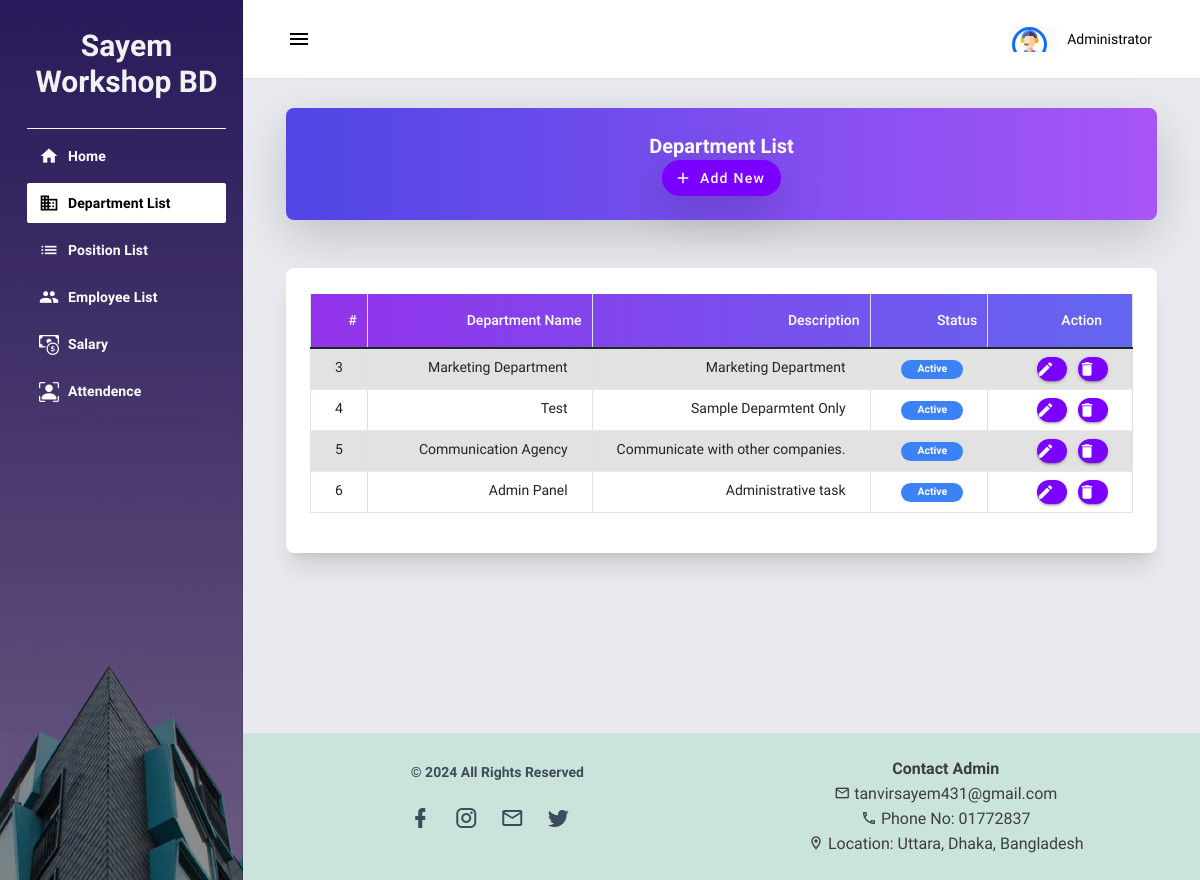
Screenshot of /departments (signed in) with the database file from the repository.
### employee_information/models.py (models this page shows, shortened)
class Department(models.Model):
    name = models.TextField()
    description = models.TextField()
    status = models.IntegerField()
    date_added = models.DateTimeField(default=timezone.now)
    date_updated = models.DateTimeField(auto_now=True)

### employee_information/views.py (the view)
# urls.py: path('departments', views.departments, name="department-page"),
@login_required
def departments(request):
    department_list = Department.objects.all()
    context = {
        'page_title':'Departments',
        'departments':department_list,
    }
    return render(request, 'employee_information/departments.html',context)

### employee_information/templates/employee_information/departments.html (shortened to what this page needs)
{% extends "employee_information/base.html" %}
{% block pageContent %}
<div class="mdc-layout-grid__cell stretch-card mdc-layout-grid__cell--span-12 mb-4">
    <div class="mdc-card py-4 px-4 bg-gradient-to-r from-indigo-600 to-purple-500 text-white shadow-lg rounded-lg flex justify-between items-center">
        <h4 class="text-xl font-semibold">Department List</h4>
        <button class="mdc-button mdc-button--raised btn-sm text-white bg-green-500 hover:bg-green-600 rounded-full shadow-lg" id="create_new">
            <i class="material-icons mdc-button__icon">add</i><span>Add New</span>
        </button>
    </div>
</div>
<div class="mdc-layout-grid__cell stretch-card mdc-layout-grid__cell--span-12">
    <div class="mdc-card p-4 rounded-lg shadow-xl bg-white">
        <div class="table-responsive">
            <table class="table table-hover table-striped table-bordered text-center">
                <colgroup>
                    <col width="5%">
                    <col width="30%">
                    <col width="30%">
                    <col width="15%">
                    <col width="20%">
                </colgroup>
                <thead class="bg-gradient-to-r from-purple-600 to-indigo-500 text-white">
                    <tr>
                        <th class="py-3 text-white">#</th>
                        <th class="py-3 text-white ">Department Name</th>
                        <th class="py-3 text-white">Description</th>
                        <th class="py-3 text-white ">Status</th>
                        <th class="py-3 text-white ">Action</th>
                    </tr>
                </thead>
                <tbody>
                    {% for department in departments %}
                    <tr class="hover:bg-gray-100 transition-all duration-300">
                        <td class="px-4 py-2">{{ department.id }}</td>
                        <td class="px-4 py-2">{{ department.name }}</td>
                        <td class="px-4 py-2">{{ department.description }}</td>
                        <td class="px-4 py-2">
                            {% if department.status == 1 %}
                            <span class="badge bg-blue-500 text-white px-3 py-1 rounded-full">Active</span>
                            {% else %}
                            <span class="badge bg-gray-400 text-white px-3 py-1 rounded-full">Inactive</span>
                            {% endif %}
                        </td>
                        <td class="px-4 py-2">
                            <button class="mdc-button mdc-button--raised p-1 bg-yellow-500 hover:bg-yellow-600 text-white rounded-full mr-2 edit-data" type="button" data-id="{{ department.pk }}" title="Edit">
                                <i class="material-icons mdc-button__icon">edit</i>
                            </button>
                            <button class="mdc-button mdc-button--raised p-1 bg-red-500 hover:bg-red-600 text-white rounded-full delete-data" type="button" data-id="{{ department.pk }}" title="Delete">
                                <i class="material-icons mdc-button__icon">delete</i>
                            </button>
                        </td>
                    </tr>
                    {% endfor %}
                </tbody>
            </table>
        </div>
    </div>
</div>
{% endblock pageContent %}

### employee_information/templates/employee_information/topNavigation.html (shortened to what this page needs)
{% load static %}
<header class="mdc-top-app-bar border-bottom shadow">
    <div class="mdc-top-app-bar__row">
        <div class="mdc-top-app-bar__section mdc-top-app-bar__section--align-start">
            <button class="material-icons mdc-top-app-bar__navigation-icon mdc-icon-button sidebar-toggler">menu</button>
        </div>
        <div class="mdc-top-app-bar__section mdc-top-app-bar__section--align-end mdc-top-app-bar__section-right">
            <div class="menu-button-container menu-profile d-none d-md-block">
                <button class="mdc-button mdc-menu-button">
                    <span class="d-flex align-items-center">
                        <span class="figure">
                            <img src="{% static 'employee_information/assets/material-admin/images/faces/rez.png' %}" alt="user" class="user rounded-circle border border-3 border-primary shadow-lg profile-avatar" style="width: 35px; height: 35px; object-fit: cover;">
                        </span>
                        <span class="user-name">{{ user.first_name }}</span>
                    </span>
                </button>
            </div>
        </div>
    </div>
</header>

### static/employee_information/assets/default/css/style.css (style rules this page uses)
html, body { height: 100%; width: 100%; }

### employee_information/templates/employee_information/topNavigation.html (style rules this page uses)
.mdc-top-app-bar { background-color: #fff; color: #333; font-family: 'Inter', sans-serif; transition: box-shadow 0.3s ease-in-out; }
.mdc-top-app-bar__section--align-start button { transition: transform 0.3s ease; }
.profile-avatar { border-radius: 50%; transition: transform 0.3s ease, box-shadow 0.3s ease; }
.user-name { color: #804FEF; font-weight: 600; margin-left: 10px; font-size: 16px; transition: color 0.3s ease; }
.mdc-top-app-bar.shadow { box-shadow: 0 4px 8px rgba(0, 0, 0, 0.1); }
.sidebar-toggler { transition: transform 0.3s ease; }

### rows the page displays
Department: id "3", name "Marketing Department", description "Marketing Department", status "Active"
Department: id "4", name "Test", description "Sample Deparmtent Only", status "Active"
Department: id "5", name "Communication Agency", description "Communicate with other companies.", status "Active"
Department: id "6", name "Admin Panel", description "Administrative task", status "Active"

### other values shown
{{ user.first_name }} "Administrator"
